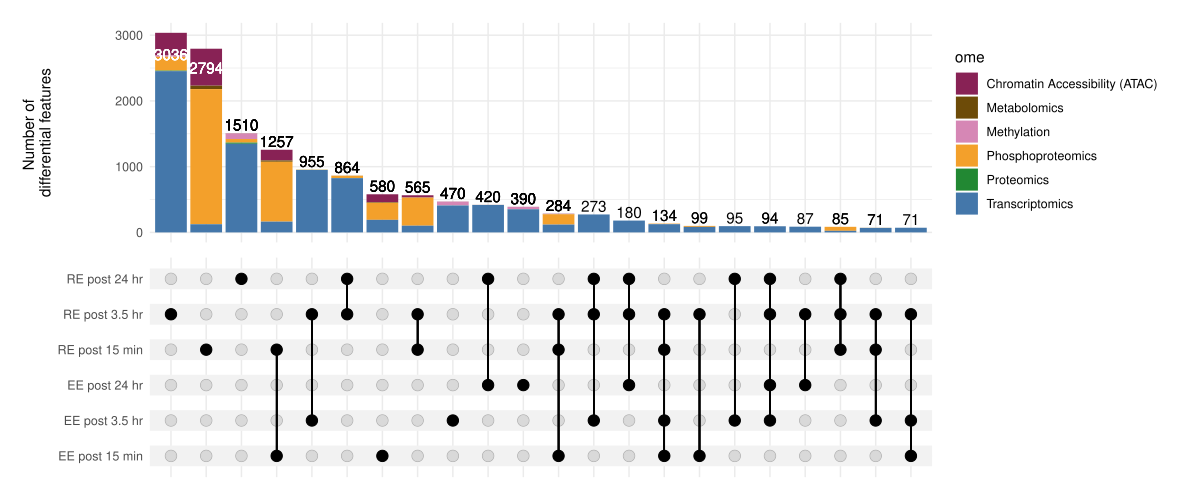

R code for this plot:
#This code uses a configuration file to ensure local file structure and local machine settings can be used properly.

#' Steps for using the MoTrPAC config file:
#' 1. Open the configuration template file in the root folder of this repo called `example_config.json` available in `precovid-analyses/`
#' 2. Save a copy of this template to some other location in your computer. Many choose to place it in their home directory: Example: `~/motrpac_config.json`
#' 3. Customize the fields for your machine and save changes. Remove any "comments" as JSON does not permit comments
#' 4. This script expects the following elements in the config file:
##' a. "gsutil_user" and "gsutil_path": this is the way your machine calls the gsutil, usually "/usr/bin/gsutil"
##' b. "local_path": this is the absolute file path for the `precovid-analyses` repo. Please do not include the final "/"
#' 5. Add the path to this config file below 
# config <- jsonlite::read_json(path = "//mnt/c/Users/dankatz/Documents/motrpac_config.json")
rm(list=ls())
setwd("C:/Users/gayat/Documents/MoTrPAC/precovid_analyses")
config <- rjson::fromJSON(file = 'C:/Users/gayat/Documents/MoTrPAC/motrpac_precovid_config_GI.json')

session_packages = c(
  "ComplexHeatmap",
  "ComplexUpset",
  "conflicted",
  "cowplot",
  "dplyr",
  "ggplot2",
  "ggpubr",
  "ggrepel",
  "hrbrthemes",
  "magrittr",
  "MotrpacHumanPreSuspension",
  "MotrpacHumanPreSuspensionAnalysis",
  "patchwork",
  "purrr",
  "stringr",
  "tidyverse",
  "TMSig"
)
for (lib_name in session_packages){
  tryCatch({library(lib_name,character.only = TRUE)}, error = function(e) {
    print(paste("Cannot load",lib_name,", please install"))
  })
}

conflict_prefer("select", "dplyr")
conflict_prefer("filter", "dplyr")
conflict_prefer("union","base")
conflict_prefer("intersect","base")
conflict_prefer("setdiff", "base")
conflict_prefer("HUMAN_FEATURE_TO_GENE","MotrpacHumanPreSuspensionAnalysis")
conflict_prefer("CONTRAST_CONVERTER","MotrpacHumanPreSuspensionAnalysis")

repo_local_dir <- config$precovid_repo_path
gsutil_cmd <- config$gsutil_user

################################################################################
sel_tissue <- "muscle"
sel_ome <- "all"
contrasts <- c("EE post 15 min",
               "EE post 3.5 hr",
               "EE post 24 hr",
               "RE post 15 min",
               "RE post 3.5 hr",
               "RE post 24 hr")

all_da <- MotrpacHumanPreSuspensionAnalysis::load_differential_analysis(selected_omes = sel_ome,
                                                                        selected_tissues = sel_tissue,
                                                                        epigen = TRUE,
                                                                        combine_with_featgene = T,
                                                                        single_matrix = T) %>%
  filter(contrast_type=="exercise_with_controls") %>%
  mutate(contrast_short=gsub(" - .*","",contrast_short))

all_sig <- all_da %>%
  filter(adj_p_value < 0.05)

all_sig2 <- all_sig %>%
  mutate(contrast_short=case_when(contrast_short=="Endur.post_15_30_45_min"~"EE post 15 min",
                                  contrast_short=="Endur.post_3.5_4_hr"~"EE post 3.5 hr",
                                  contrast_short=="Endur.post_24_hr"~"EE post 24 hr",
                                  contrast_short=="Resist.post_15_30_45_min"~"RE post 15 min",
                                  contrast_short=="Resist.post_3.5_4_hr"~"RE post 3.5 hr",
                                  contrast_short=="Resist.post_24_hr"~"RE post 24 hr")) %>%
  mutate(ome=case_when(assay=="prot-ol"~"Proteomics",
                       assay=="prot-pr"~"Proteomics",
                       assay=="prot-ph"~"Phosphoproteomics",
                       assay=="transcript-rna-seq"~"Transcriptomics",
                       assay=="epigen-atac-seq"~"Chromatin Accessibility (ATAC)",
                       assay=="epigen-methylcap-seq"~"Methylation",
                       .default = "Metabolomics")) %>%
  mutate(ex_modality=gsub("_.*","",contrast_short))

upset_data_all_features <- all_sig2 %>%
  mutate(feature_id2=feature_id) %>%
  select(c(feature_id,feature_id2,contrast_short)) %>%
  pivot_wider(names_from = contrast_short,
              values_from = feature_id2) %>%
  mutate(across(-feature_id, ~ ifelse(is.na(.), 0, 1)))

upset_data_all_features2 <- inner_join(upset_data_all_features,
                                       all_sig2 %>%
                                         select(c(feature_id,ome)),
                                       by="feature_id") %>%
  distinct(feature_id, .keep_all = T) 


# jpeg(file = "precovid_muscle_figure2B_upsetPlot.jpg",
#      width = 9*1.25,height=4.05*1.25,units = "in",res=1200)
pdf(file = "precovid_muscle_figure2B_upsetPlot.pdf",
    width = 9.5*1.25,height=4*1.25)
ComplexUpset::upset(upset_data_all_features2 %>%
                      select(-c(feature_id)),
                    contrasts,
                    encode_sets=F,
                    width_ratio = 0.2,
                    height_ratio = 1,
                    set_sizes = F,
                    min_size=70,
                    #min_degree=2,
                    base_annotations=list(
                      'Number of \ndifferential features'=intersection_size(
                        counts=TRUE,
                        mapping=aes(fill=ome),
                        text=list(size=4,color="black")) +
                        scale_fill_manual(values=c(
                          'Metabolomics'=as.character("#6D4B08"), 
                          'Proteomics'=as.character("#228833"),
                          'Transcriptomics'=as.character("#4477AA"),
                          'Chromatin Accessibility (ATAC)'=as.character("#882255"),
                          'Phosphoproteomics'=as.character("#F3A02B"),
                          'Methylation'=as.character("#D687B5")))),
                    #fill="black")),
                    themes=upset_modify_themes(
                      list(
                        'intersections_matrix'=theme(axis.title.x=element_blank())
                      )
                    ),
                    sort_sets=FALSE,
                    wrap = TRUE,
                    stripes = "grey95")
dev.off()
